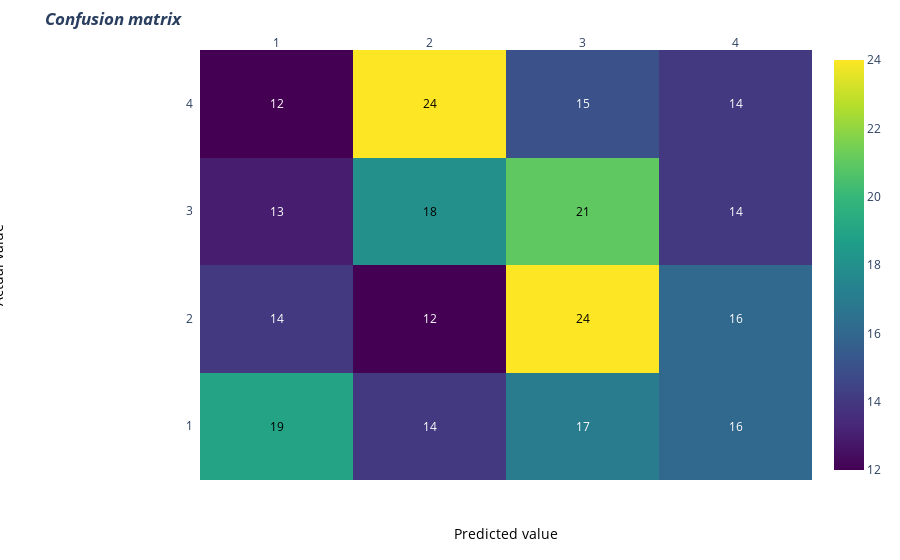

This figure's notebook cell:
### Code cell
import plotly.figure_factory as ff
# invert z idx values

z= cm

# invert z idx values
#z = z[::-1]

#abnormal, normal
x= [1,2,3,4]
y1=x
#y =x[::-1].copy() # invert idx values of x
#print(y)
#y=x
# change each element of z to type string for annotations
z_text = [[str(y1) for y1 in x] for x in z]

# set up figure
fig = ff.create_annotated_heatmap(z, x=x, y=y1, annotation_text=z_text, colorscale='Viridis')

# add title
fig.update_layout(title_text='<i><b>Confusion matrix</b></i>',
                  #xaxis = dict(title='x'),
                  #yaxis = dict(title='x')
                 )

# add custom xaxis title
fig.add_annotation(dict(font=dict(color="black",size=14),
                        x=0.5,
                        y=-0.15,
                        showarrow=False,
                        text="Predicted value",
                        xref="paper",
                        yref="paper"))

# add custom yaxis title
fig.add_annotation(dict(font=dict(color="black",size=14),
                        x=-0.35,
                        y=0.5,
                        showarrow=False,
                        text="Actual value",
                        textangle=-90,
                        xref="paper",
                        yref="paper"))

# adjust margins to make room for yaxis title
fig.update_layout(margin=dict(t=50, l=200))

# add colorbar
fig['data'][0]['showscale'] = True
fig.show()

### Figure 1 — Plotly figure (JSON) as saved in the notebook; plotly's stock layout.template omitted (floating-point values rounded to 4 significant figures)
{"data": [{"colorscale": [[0, "#440154"], [0.1111, "#482878"], [0.2222, "#3e4989"], [0.3333, "#31688e"], [0.4444, "#26828e"], [0.5556, "#1f9e89"], [0.6667, "#35b779"], [0.7778, "#6ece58"], [0.8889, "#b5de2b"], [1, "#fde725"]], "reversescale": false, "showscale": true, "type": "heatmap", "x": [1, 2, 3, 4], "y": [1, 2, 3, 4], "z": [[19, 14, 17, 16], [14, 12, 24, 16], [13, 18, 21, 14], [12, 24, 15, 14]]}], "layout": {"annotations": [{"font": {"color": "#000000"}, "showarrow": false, "text": "19", "x": 1, "xref": "x", "y": 1, "yref": "y"}, {"font": {"color": "#FFFFFF"}, "showarrow": false, "text": "14", "x": 2, "xref": "x", "y": 1, "yref": "y"}, {"font": {"color": "#FFFFFF"}, "showarrow": false, "text": "17", "x": 3, "xref": "x", "y": 1, "yref": "y"}, {"font": {"color": "#FFFFFF"}, "showarrow": false, "text": "16", "x": 4, "xref": "x", "y": 1, "yref": "y"}, {"font": {"color": "#FFFFFF"}, "showarrow": false, "text": "14", "x": 1, "xref": "x", "y": 2, "yref": "y"}, {"font": {"color": "#FFFFFF"}, "showarrow": false, "text": "12", "x": 2, "xref": "x", "y": 2, "yref": "y"}, {"font": {"color": "#000000"}, "showarrow": false, "text": "24", "x": 3, "xref": "x", "y": 2, "yref": "y"}, {"font": {"color": "#FFFFFF"}, "showarrow": false, "text": "16", "x": 4, "xref": "x", "y": 2, "yref": "y"}, {"font": {"color": "#FFFFFF"}, "showarrow": false, "text": "13", "x": 1, "xref": "x", "y": 3, "yref": "y"}, {"font": {"color": "#000000"}, "showarrow": false, "text": "18", "x": 2, "xref": "x", "y": 3, "yref": "y"}, {"font": {"color": "#000000"}, "showarrow": false, "text": "21", "x": 3, "xref": "x", "y": 3, "yref": "y"}, {"font": {"color": "#FFFFFF"}, "showarrow": false, "text": "14", "x": 4, "xref": "x", "y": 3, "yref": "y"}, {"font": {"color": "#FFFFFF"}, "showarrow": false, "text": "12", "x": 1, "xref": "x", "y": 4, "yref": "y"}, {"font": {"color": "#000000"}, "showarrow": false, "text": "24", "x": 2, "xref": "x", "y": 4, "yref": "y"}, {"font": {"color": "#FFFFFF"}, "showarrow": false, "text": "15", "x": 3, "xref": "x", "y": 4, "yref": "y"}, {"font": {"color": "#FFFFFF"}, "showarrow": false, "text": "14", "x": 4, "xref": "x", "y": 4, "yref": "y"}, {"font": {"color": "black", "size": 14}, "showarrow": false, "text": "Predicted value", "x": 0.5, "xref": "paper", "y": -0.15, "yref": "paper"}, {"font": {"color": "black", "size": 14}, "showarrow": false, "text": "Actual value", "textangle": -90, "x": -0.35, "xref": "paper", "y": 0.5, "yref": "paper"}], "margin": {"l": 200, "t": 50}, "title": {"text": "<i><b>Confusion matrix</b></i>"}, "xaxis": {"dtick": 1, "gridcolor": "rgb(0, 0, 0)", "side": "top", "ticks": ""}, "yaxis": {"dtick": 1, "ticks": "", "ticksuffix": "  "}}}
